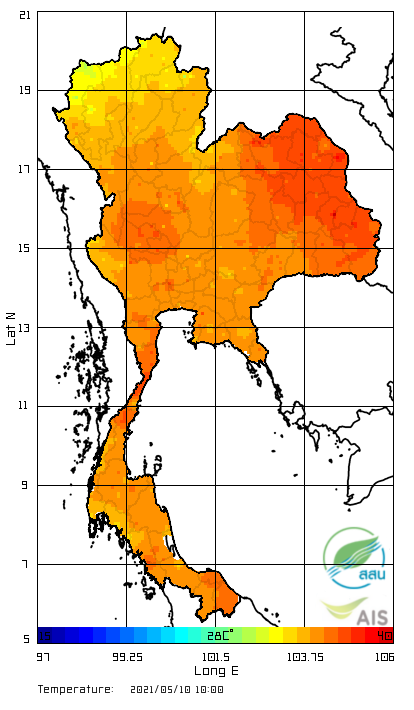
#> input picture images/hatempY2021M05D10T10.png, 414 x 710 px
$ jupyter execute --allow-errors test.ipynb   (shell and % lines are left out)
#> lines starting #> are read from the running program, lines starting #| are printed output that depends on the picture; after the words box and inside, x2 and y2 are one past the last pixel; in counts of white or black regions, pixels touching at a corner belong together
[cell 1]
from sklearn.cluster import KMeans
import matplotlib.pyplot as plt
import numpy as np
import cv2
from collections import Counter
from skimage.color import rgb2lab, deltaE_cie76
import urllib.request
import os
import collections
import asyncio
import xlsxwriter
from csv import DictWriter

[cell 2]
def get_image(url):
    # image = cv2.imread(img)
    # image = cv2.cvtColor(image, cv2.COLOR_BGR2RGB)
    resp = urllib.request.urlopen(url)
    image = np.asarray(bytearray(resp.read()), dtype="uint8")
    image = cv2.imdecode(image, cv2.IMREAD_COLOR)
    imageRGB = cv2.cvtColor(image , cv2.COLOR_BGR2RGB)
    return imageRGB

[cell 3]
def center_crop(img, dim):
	height, width = img.shape[0], img.shape[1]
    # process crop width and height for max available dimension
	# crop_width = dim[0] if dim[0]<img.shape[1] else img.shape[1] # check width
	# crop_height = dim[1] if dim[1]<img.shape[0] else img.shape[0] # check height
	mid_x, mid_y = int(width/2), int(height/2)
    # cw2, ch2 = int(crop_width/2), int(crop_height/2) # crop x,y stable
	crop_img = img[mid_y-dim[0]:mid_y+dim[1], mid_x-dim[2]:mid_x+dim[3]]
	return crop_img

[cell 4]
url_img = "http://tiwrmdev.hii.or.th/ContourImg/2021/09/10/hatempY2021M09D10T12.png"
print("downloading : %s => success!!" % url_img)
#> (the rest of this cell did not finish here and is left out)

[cell 5]
img = cv2.imread('./images/hatempY2021M05D10T10.png')
#> img is the input picture: shape (710, 414, 3); mean B, G, R 181.2, 211.9, 235

white = cv2.cvtColor(img, cv2.COLOR_BGR2GRAY)
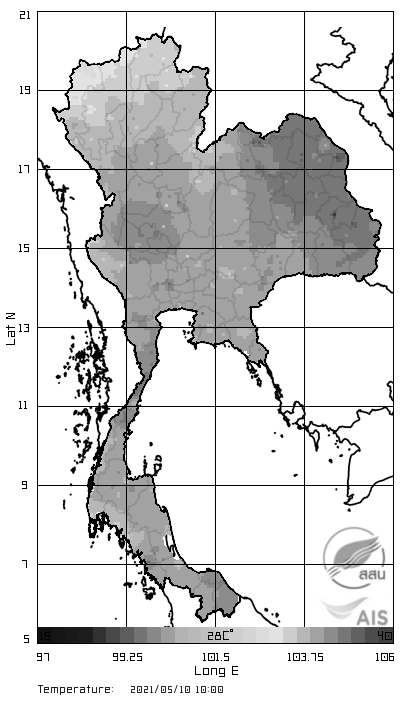
#> white: shape (710, 414); min 0, max 255, mean 215.3

# threshold input image using otsu thresholding as mask and refine with morphology
ret, mask = cv2.threshold(white, 0, 255, cv2.THRESH_BINARY+cv2.THRESH_OTSU)
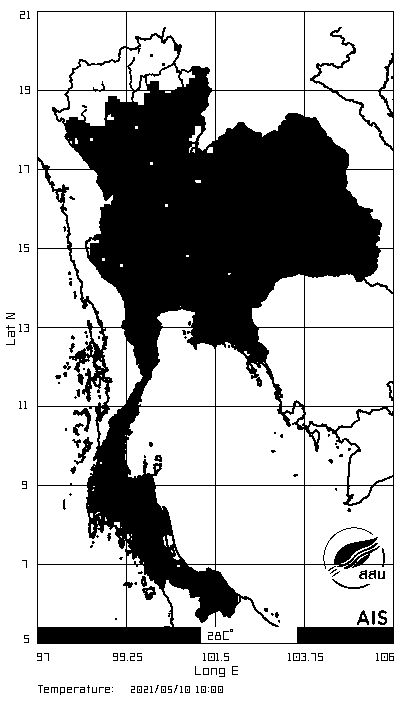
#> mask: shape (710, 414); 71.9% white; 159 black regions (105 under 20 px), largest, box (x1, y1, x2, y2) and area: (37, 11, 394, 644) 79801, (74, 437, 93, 465) 161, (73, 408, 91, 432) 143
#> ret = 186
kernel = np.ones((9,9), np.uint8)
mask = cv2.morphologyEx(mask, cv2.MORPH_CLOSE, kernel)
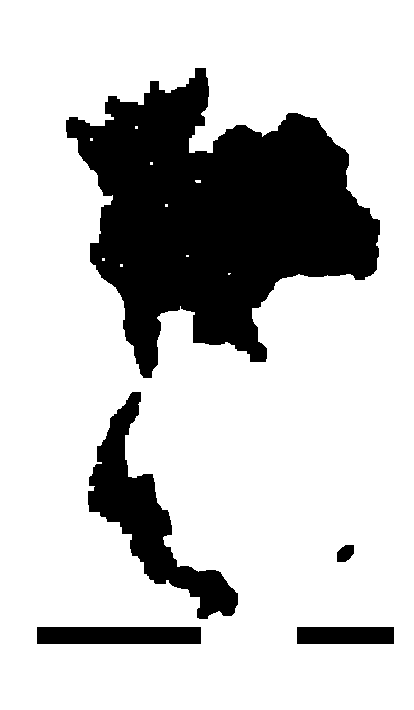
#> mask: shape (710, 414); 77.3% white; 5 black regions, box (x1, y1, x2, y2) and area: (66, 68, 380, 378) 52796, (88, 392, 238, 619) 9379, (37, 627, 201, 644) 2788, (297, 627, 394, 644) 1649, (337, 545, 354, 562) 226
mask = cv2.morphologyEx(mask, cv2.MORPH_OPEN, kernel)
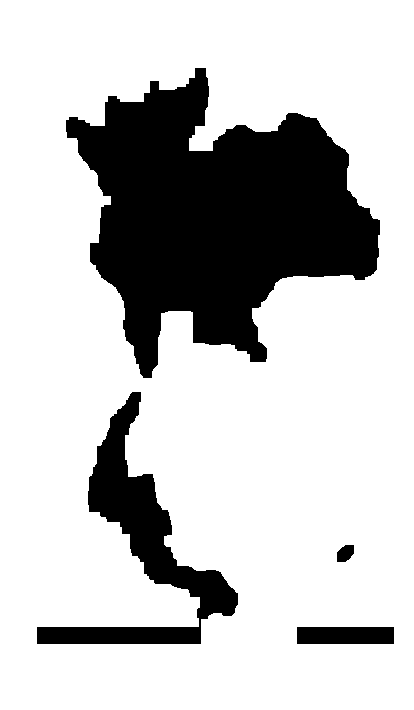
#> mask: shape (710, 414); 77.1% white; 4 black regions, box (x1, y1, x2, y2) and area: (66, 68, 380, 378) 53117, (37, 392, 238, 644) 12264, (297, 627, 394, 644) 1649, (337, 545, 354, 562) 226

# put mask into alpha channel of result
result = img.copy()
result = cv2.cvtColor(result, cv2.COLOR_BGR2BGRA)
result[ :, :,3] = mask

# save resulting masked image
cv2.imwrite('./images/temp.png', result)
#> Out = True

[cell 6]
img  =	cv2.imread('./images/hatempY2021M05D10T10.png')
mask =	np.zeros(img.shape[:2],np.uint8)
bgdModel =  np.zeros((1,65),np.float64)
fgdModel =  np.zeros((1,65),np.float64)

rect =	(300,300,400,207)
cv2.grabCut(img,mask,rect,bgdModel,fgdModel,5,cv2.GC_INIT_WITH_RECT)

mask2  =  np.where((mask==2)|(mask==0),0,1).astype('uint8')
img  =	img*mask2[:,:,np.newaxis]
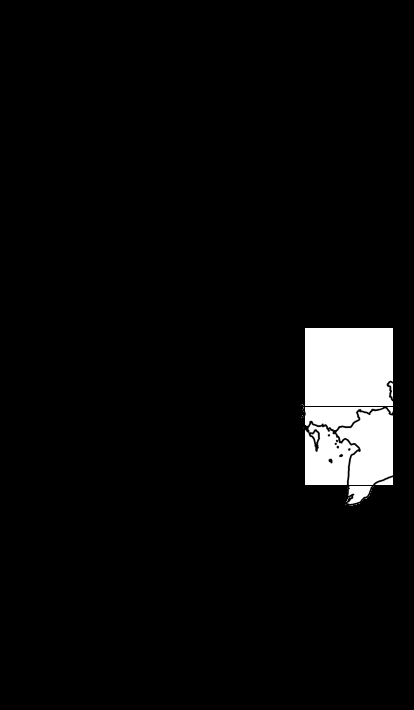
#> img: shape (710, 414, 3); min 0, max 255, mean 11.6

plt.subplot(121),  plt.imshow(img)
plt.title("grabcut"),	plt.xticks([]),	plt.yticks([])
plt.subplot(122),
plt.imshow(cv2.cvtColor(cv2.imread('./images/hatempY2021M05D10T10.png'),cv2.COLOR_BGR2RGB))
plt.title("original"),	plt.xticks([]),	plt.yticks([])
plt.show()
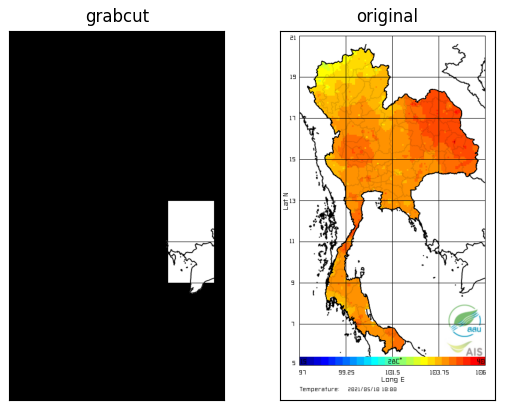
#> figure drawn by matplotlib, 2 panels
